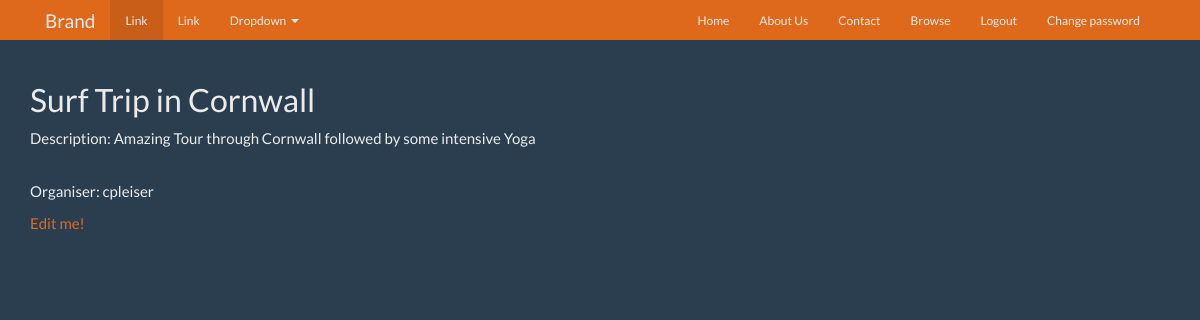
Screenshot of /experiences/carstens-adventure/ (signed in) with the database file from the repository.
### tpe/models.py (models this page shows, shortened)
class Experience(models.Model):
    name = models.CharField(max_length=255)
    description = models.TextField()
    slug = models.SlugField(unique=True)
    user = models.OneToOneField(User, blank=True, null=True)

### tpe/views.py (the view)
# urls.py: url(r'^experiences/(?P<slug>[-\w]+)/$', views.experience_detail, name='experience_detail'),
def experience_detail(request, slug):
    experience = Experience.objects.get(slug=slug)
    social_accounts = experience.social_accounts.all()
    uploads = experience.uploads.all()
    return render(request, 'experiences/experience_detail.html', { 'experience': experience, 'social_accounts': social_accounts, 'uploads': uploads, })

### tpe/templates/experiences/experience_detail.html (shortened to what this page needs)
{% extends 'layouts/base.html' %}
{% block content %}
    <h2>{{ experience.name }}</h2>
    <p>Description: {{ experience.description }}</p>
    <p>Organiser: {{ experience.user }}</p>
    {% if user == experience.user %}
        <a href="{% url 'edit_experience' slug=experience.slug %}">Edit me!</a>
    {% endif %}
{% endblock %}

### rows the page displays
Experience: name "Surf Trip in Cornwall", description "Amazing Tour through Cornwall followed by some intensive Yoga", user "cpleiser"
